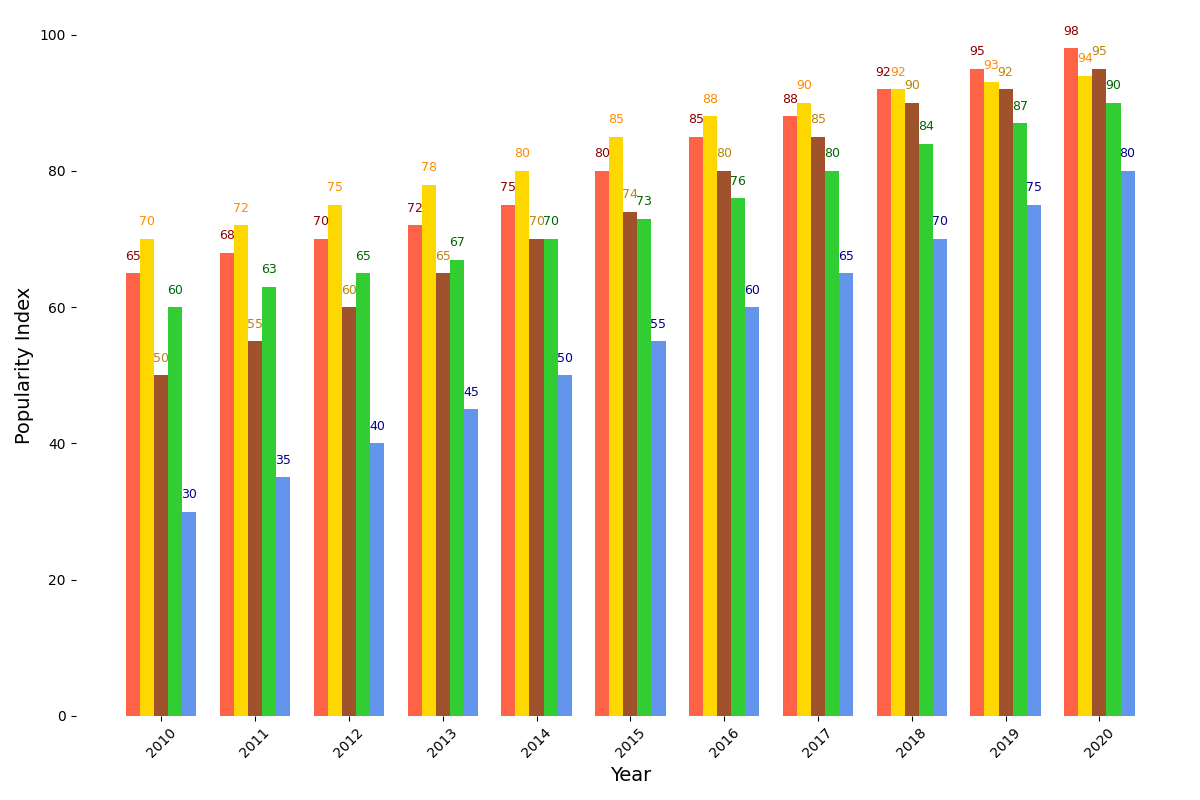

Write the Python code that produced this figure.
import matplotlib.pyplot as plt
import numpy as np

years = np.arange(2010, 2021)

italian_cuisine = [65, 68, 70, 72, 75, 80, 85, 88, 92, 95, 98]
chinese_cuisine = [70, 72, 75, 78, 80, 85, 88, 90, 92, 93, 94]
indian_cuisine = [50, 55, 60, 65, 70, 74, 80, 85, 90, 92, 95]
mexican_cuisine = [60, 63, 65, 67, 70, 73, 76, 80, 84, 87, 90]
middle_eastern_cuisine = [30, 35, 40, 45, 50, 55, 60, 65, 70, 75, 80]

width = 0.15
ind = np.arange(len(years))

fig, ax = plt.subplots(figsize=(12, 8))

ax.bar(ind - 2*width, italian_cuisine, width, color='tomato')
ax.bar(ind - width, chinese_cuisine, width, color='gold')
ax.bar(ind, indian_cuisine, width, color='sienna')
ax.bar(ind + width, mexican_cuisine, width, color='limegreen')
ax.bar(ind + 2*width, middle_eastern_cuisine, width, color='cornflowerblue')

# Annotate bars with popularity index values
for i, v in enumerate(italian_cuisine):
    ax.text(i - 2*width, v + 2, f"{v}", ha='center', fontsize=9, color='darkred')
for i, v in enumerate(chinese_cuisine):
    ax.text(i - width, v + 2, f"{v}", ha='center', fontsize=9, color='darkorange')
for i, v in enumerate(indian_cuisine):
    ax.text(i, v + 2, f"{v}", ha='center', fontsize=9, color='darkgoldenrod')
for i, v in enumerate(mexican_cuisine):
    ax.text(i + width, v + 2, f"{v}", ha='center', fontsize=9, color='darkgreen')
for i, v in enumerate(middle_eastern_cuisine):
    ax.text(i + 2*width, v + 2, f"{v}", ha='center', fontsize=9, color='darkblue')

# Add axis labels
ax.set_xlabel('Year', fontsize=14)
ax.set_ylabel('Popularity Index', fontsize=14)

# Define x-ticks and labels
ax.set_xticks(ind)
ax.set_xticklabels(years)

plt.xticks(rotation=45)
plt.tight_layout()

# Remove borders and gridlines
ax.spines['top'].set_visible(False)
ax.spines['right'].set_visible(False)
ax.spines['left'].set_visible(False)
ax.spines['bottom'].set_visible(False)

# Display the chart
plt.show()
